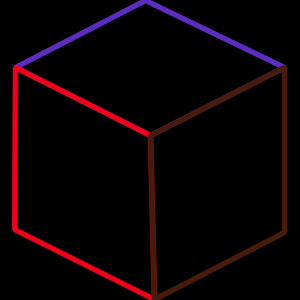
#> input picture examples/cornerDetect/detection.png, 300 x 300 px
$ python -i pythonStandalone.template.py   (imports and definitions only)   (older library calls are emulated)
#> lines starting #> are read from the running program, lines starting #| are printed output that depends on the picture
#> further down, picture is the input picture: shape (300, 300, 3); mean B, G, R 4.6, 1.8, 11.1
#!/usr/bin/env python3
import sys
from pathlib import Path
import base64
import hashlib
import math

REQUIREMENTS_FILENAME = "mcv-requirements.txt"
# @mcv-insert REQUIREMENTS_TEXT


# [8 lines left out: function write_requirements_file, not called in this run]

try:
    from flask import Flask, Response, jsonify, request
except ImportError as exc:
    requirements_path = write_requirements_file()
    print(f"Missing dependency: {exc.name}")
    print("Install requirements with:")
    print(f"  {sys.executable} -m pip install -r {requirements_path}")
    raise SystemExit(1)

try:
    import cv2
    import numpy as np
except ImportError as exc:
    requirements_path = write_requirements_file()
    print(f"Missing dependency: {exc.name}")
    print("Install requirements with:")
    print(f"  {sys.executable} -m pip install -r {requirements_path}")
    raise SystemExit(1)

# @mcv-insert HTML_PAGE

# [1 line not run here, left out]
SOBEL_CACHE_BY_SESSION = {}


# [22 lines left out: functions _normalize_session_id, _decode_image_data_url_to_bgr, not called in this run]


def _compute_color_sobel(image_bgr):
    rgb = cv2.cvtColor(image_bgr, cv2.COLOR_BGR2RGB)
    channels = cv2.split(rgb)
    height, width = rgb.shape[:2]
#> height = 300; width = 300
    sobel_x = np.zeros((height, width, 3), dtype=np.float32)
    sobel_y = np.zeros((height, width, 3), dtype=np.float32)
    for index, channel in enumerate(channels):
        sobel_x[:, :, index] = cv2.Sobel(channel, cv2.CV_32F, 1, 0, ksize=3)
        sobel_y[:, :, index] = cv2.Sobel(channel, cv2.CV_32F, 0, 1, ksize=3)
#> this loop made 3 passes
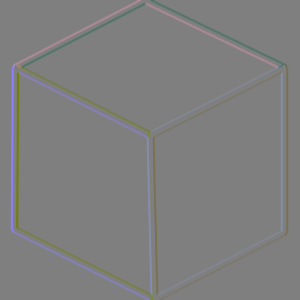
#> sobel_x: shape (300, 300, 3) float32; mean of channels 0, 1, 2 0, 0, 0; drawn with min black and max white
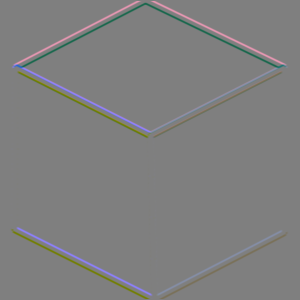
#> sobel_y: shape (300, 300, 3) float32; mean of channels 0, 1, 2 0, 0, -0.2; drawn with min black and max white
    return sobel_x, sobel_y


# [50 lines left out: functions _precompute_sobel_cache, _clear_sobel_cache, not called in this run]


def _clamp(value, minimum, maximum):
    return max(minimum, min(maximum, value))


# [295 lines left out: functions _fit_principal_line, _sample_bilinear_rgb, _parse_opop_settings, _compute_opop_whisker_count, _parse_opop_exclude_ranges, _opop_refine_line, not called in this run]


def _is_finite_number(value):
    return isinstance(value, (int, float)) and np.isfinite(float(value))


# [324 lines left out: functions _extract_pose_correspondences, _project_reprojected_lines, _camera_matrix_from_focal, _point_to_line_distance, _closest_point_on_line, _line_guided_refine_pose and 3 more, not called in this run]


def _wrap_degrees(angle_deg):
    return ((angle_deg + 180.0) % 360.0) - 180.0


# [302 lines left out: functions _pose_to_camera_world_and_minecraft_angles, run_pose_solve, project_world_points, api_mcv_health, api_mcv, api_mcv_cache_clear, not called in this run]


# [3 lines that did not run here, left out]


# [7 lines left out: function parse_port, not called in this run]


# [8 lines not run here, left out]

>>> import cv2
>>> picture = cv2.imread('../../examples/cornerDetect/detection.png')
>>> result = _compute_color_sobel(picture)
